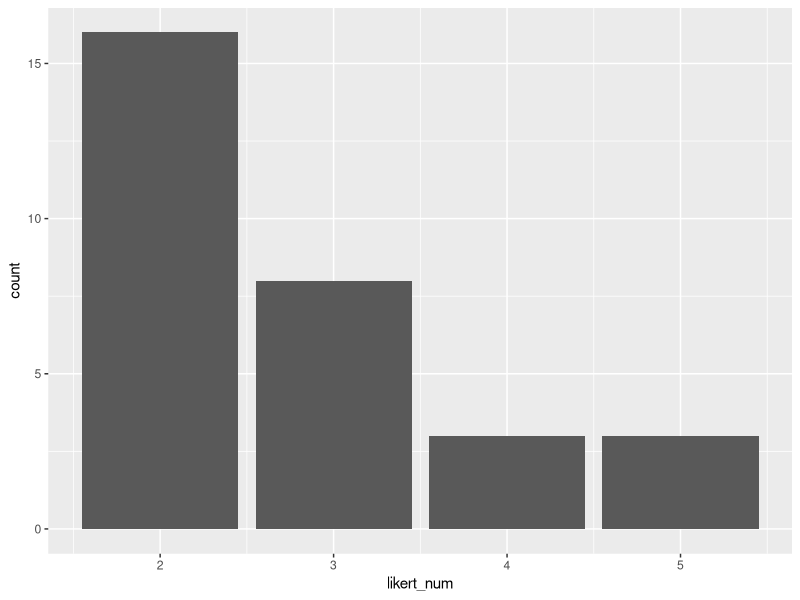
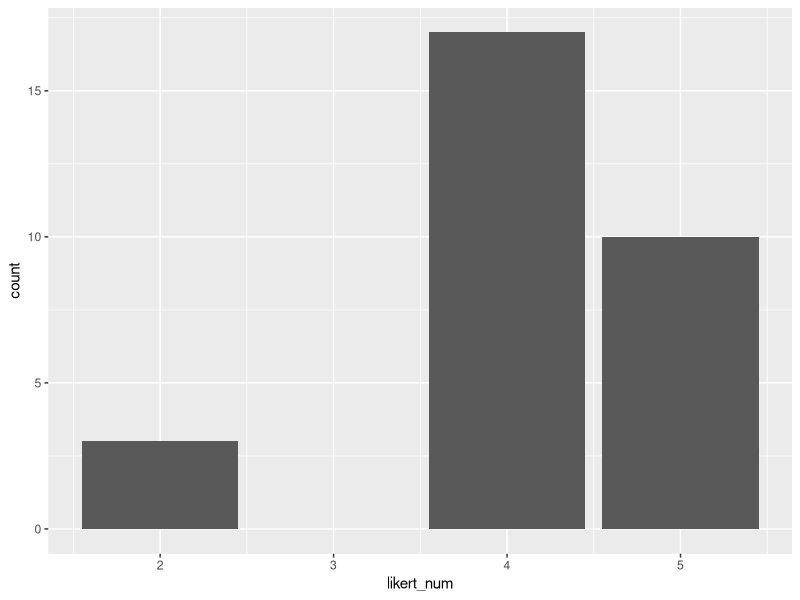
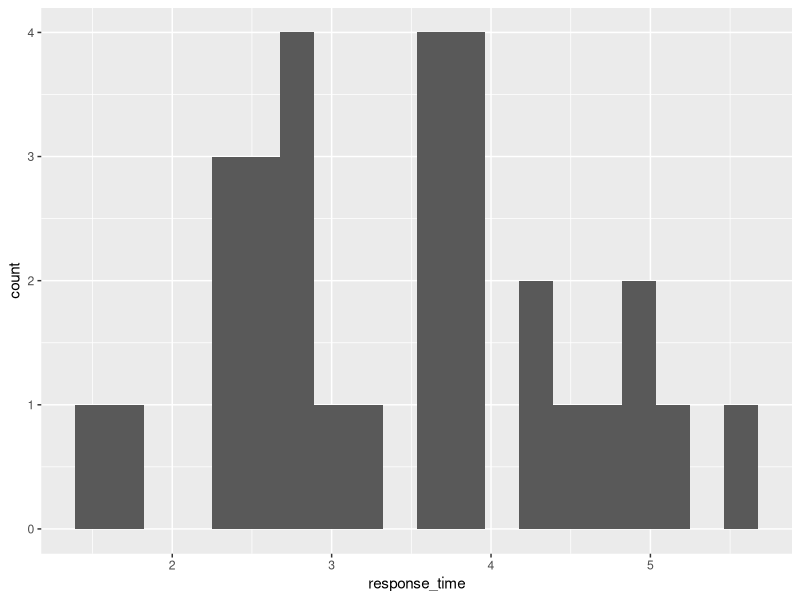
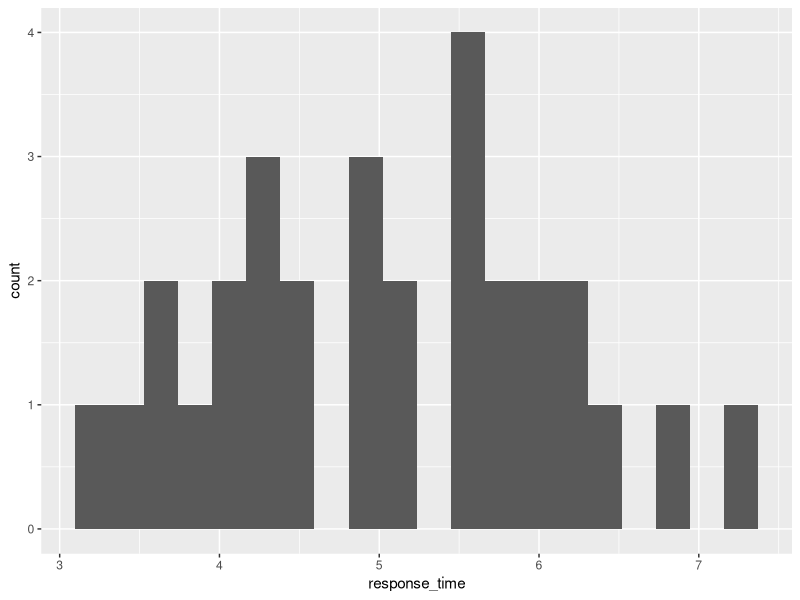
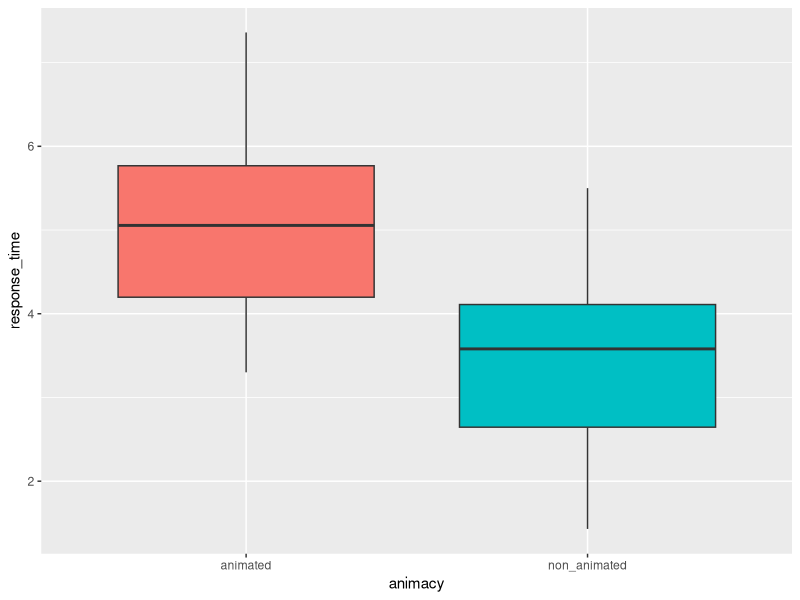

Recreate these plots in R, in order.
#### Students t Test exercise ----

#### Housekeeping----

# call in packages to R Studio

library(readr)   # reading in the data
library(tidyr)   # data wrangling
library(dplyr)   # data wrangling
library(ggplot2) # plotting data

#### Reading in data ----

setwd("~/User files/Peter/Heriot-Watt University/R Statistics/HRI statistics course/HRI stats course/interaction-design")

# going to retrieve the data from an online repository

# read in the data using `readr` package

t_test_data <- read_csv("t-test-data.csv", col_names = TRUE)

# examine the raw data

View(t_test_data)

#### Description of the data

#############

# The data examines 60 participants Likert rating and response time of animated v non-animated robot
# Each row represent a different participant responses, so there are 60 rows 
# "id" vector = participant number
# "Likert rating" vector = participants evaluation of the inteaction from 1 (Not very friendly) to 5 (very friendly)
# "animacy" vector = condition with two levels (animated, non-animated)
# in the animated conditon the robot is tracks the users head and uses gestures in communication
# in the non-animated condition the robot is static
# "response time" vector = the time (seconds) it took for participants to indicate how friendly they thought the robot was on the Likert scale
# the experiment (user study) is between-subjects; 
# i.e., one set of paticipants interact with the animated robot, and a separate group interact with the non-animated robot

#############

# Here are a few ways to check the data is ready for manipulation

# have a look at the top six rows only

head(t_test_data)

# have a look at bottom six rows only

tail(t_test_data)

# examine the structure of the data

str(t_test_data)


#### Generating descriptve statistics ----

# for data manipulation we require the "dplyr" and "tidyr" packages

# summarise the data quickly with the "summary" function

summary(t_test_data)

# as you are interested in group differnces, also summarise the by group 

# Likert responses

t_test_data %>%
  group_by(animacy) %>%                     # group_by groups the data by the specified vector
  summarise(avg_rating = mean(likert_num),  # summarise summarises the data into a single row of values
            standev = sd(likert_num))       # you specify what type of summary you would like with simple syntax (e.g. mean)
  


# as you can see, particpants in the animated robot group rated the robot as more friednly (M = 4.13, SD = 0.86) 
# compared to participants in the non-animated robot group (M = 2.77, 1.01).   


# Response time 

t_test_data %>%
  group_by(animacy) %>%                     # group_by groups the data by the specified vector
  summarise(avg_rt = mean(response_time),  # summarise summarises the data into a single row of values
            standev_rt = sd(response_time)) 

# as you can see, particpants in the animated robot group took longer to respond to the Likert question on Friendliness (M = 5.06, SD = 1.06) 
# compared to participants in the non-animated robot group (M = 3.46, 1.03). 

# you can do generate means for both vectors (animacy, response-time) with the following code

t_test_data %>%
  group_by(animacy) %>%                     
  summarise(avg_rating = mean(likert_num),  
            standev = sd(likert_num),
            avg_rt = mean(response_time),
            standev_rt = sd(response_time))




#### 2.2. Plotting the data ---- 

# plotting requires the "ggplot2" package

# We check the distribution of ordinal data using a barplot

# Likert data barplot

# distribution of non-animated robot data

t_test_data %>%
  filter(animacy == "non_animated") %>%
  ggplot(.) +
  geom_bar(mapping = aes(x = likert_num))

# distribution of non-animated robot data

t_test_data %>%
  filter(animacy == "animated") %>%
  ggplot(.) +
  geom_bar(mapping = aes(x = likert_num))


# 2.2.1. Checking for normality

# For continous (e.g. interval, ratio) data, we examine the distribution of the value in a vector: a bell-shape is parametic,
# non-bell shaped (skewed) data is non-parametric.
# For continuous data we plot a histogram to check shape of distribution

# Reponse time distribution

# distribution of non-animated robot data

t_test_data %>%
  filter(animacy == "non_animated") %>%
  ggplot(.) +
  geom_histogram(mapping = aes(x = response_time),
                 bins = 20)


# distribution of animated robot data

t_test_data %>%
  filter(animacy == "animated") %>%
  ggplot(.) +
  geom_histogram(mapping = aes(x = response_time),
                 bins = 20)


# Most of the observations fall around the mean so we can conclude that the
# data is normally distributed


# 2.2.2. Checking for differnce


# A usful way to test your two smaples is to examine a boxplot
# with notches - notches show whether the medians are significantly
# different at the 5% level

# We use the ggpot2 package to generate graphics
# for a boxplot, the syntax is geom_boxplot

t_test_data %>%
  ggplot(.) +
  geom_boxplot(mapping = aes(x = animacy, y = response_time, fill = animacy, notch = TRUE)) + 
  theme(legend.position = "none")

# Notches of the two plots do not overlap, we can conclude
# that the medians are significantly different at the 5% level. 

# Note that the variability is similar in both emotion conditions both in terms
# of the range (whiskers) and the IQR (boxes)


# 2.4. Perform a t test using R's built in function ----

# t-test of Likert responses

# There is of course a function in R that does all of this.
# t.test will perform the above once passed two vectors which the test is to be 
# carried out

# need to remove id vector to perform grouping, then add back in

t_test <- t_test_data %>%
  select(-id, -response_time) %>%  
  group_by_at(vars(animacy)) %>%
  mutate(id=1:n()) %>% 
  ungroup() %>% 
  spread(key = animacy, value = likert_num) 


# now the data is ready to perform a t-test

t.test(t_test$non_animated, t_test$animated)

# if want paired add paired=FALSE
## add data for non-sig effect

## long RT and favourable 

# note, we use the $ to specify a vector from a dataset

# t = -5.6539, df = 56.632, p-value = 5.357e-07

# Values are almost the same, be sure to include 3 d.p. for value equivalence


# t-test of response time

t_test1 <- t_test_data %>%
  select(-id, -likert_num) %>%  
  group_by_at(vars(animacy)) %>%
  mutate(id=1:n()) %>% 
  ungroup() %>% 
  spread(key = animacy, value = response_time) 

# now the data is ready to perform a t-test

t.test(t_test1$non_animated, t_test1$animated)

#t = -5.9198, df = 57.955, p-value = 1.852e-07


##### Points to add ----

# visualising categorical data
# barplot v pie chart
# non-parametric example
# 3rd  exmaple requires more input from student
# Frank start making material in August
# have materials ready by end of August
# sned on RMarkdown slides to Frank
# add data for non-sig effect
# long RT and favourable 